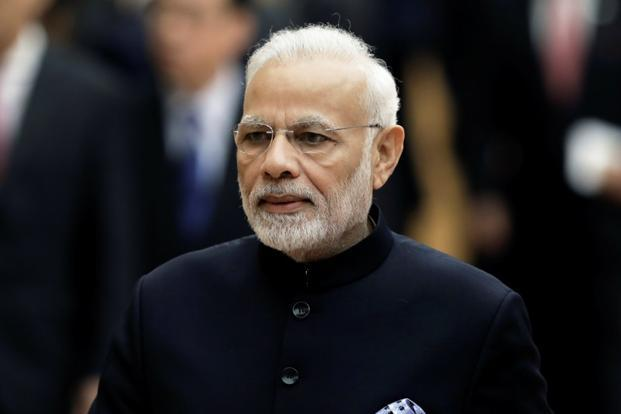
#> input picture MachineLearning/Classification/ImageProcessing/modi.jfif, 621 x 414 px, given in place of the camera
$ python face_test.py
#> lines starting #> are read from the running program, lines starting #| are printed output that depends on the picture; after the words box and inside, x2 and y2 are one past the last pixel; in counts of white or black regions, pixels touching at a corner belong together
import numpy as np
import cv2

dataset = cv2.CascadeClassifier('data.xml')
font = cv2.FONT_HERSHEY_COMPLEX
def predict(coef,face):
    y_pred = coef[0]
    for row in face:
        for i in range(len(row)):
            y_pred += coef[i+1] * row[i]
    return 1 / (1 + np.exp(-y_pred))

coef = np.load('coef.npy')
#> (reads MachineLearning/Classification/ImageProcessing/FaceRecognition/coef.npy from the repository)
# print(coef.shape)
capture = cv2.VideoCapture(0)
usernames = dict()
# print(files[0][:-4])

username = {0:'Ravi_1', 1:'Ravi_2'}

while True:
    ret,img = capture.read()
#> img is the input picture: shape (414, 621, 3); mean B, G, R 44.4, 44.3, 48.4
    if ret:
        gray = cv2.cvtColor(img,cv2.COLOR_BGR2GRAY)
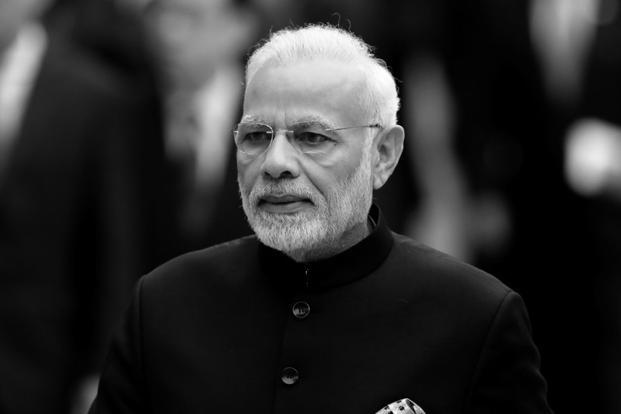
#> gray: shape (414, 621); min 0, max 255, mean 45.6
        faces = dataset.detectMultiScale(gray)
#> faces = [[203, 74, 161, 161]]
        for x,y,w,h in faces:
            cv2.rectangle(img, (x, y), (x + w, y + h), (255, 0, 0), 5)

            face = gray[y:y+h, x:x+w]
            face = cv2.resize(face ,(50,50))
            label = predict(coef,face)
            print(label[0])
            text = username[int(label)]

            cv2.putText(img,text,(x,y),font,1,(255,0,0),2)
#> this loop made 1 pass
#> (x, y, w, h, label, text) on pass 1: (203, 74, 161, 161, [1], 'Ravi_2')
#| 1.0
#> pass 1, `face = gray[y:y+h, x:x+w]`:
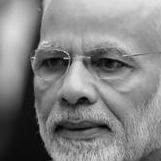
#> face: shape (161, 161); min 0, max 227, mean 130.3
#> pass 1, `face = cv2.resize(face ,(50,50))`:
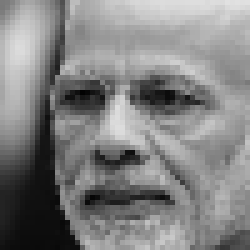
#> face: shape (50, 50) (shown 5 times larger); min 2, max 225, mean 130.1
#> after the loop:
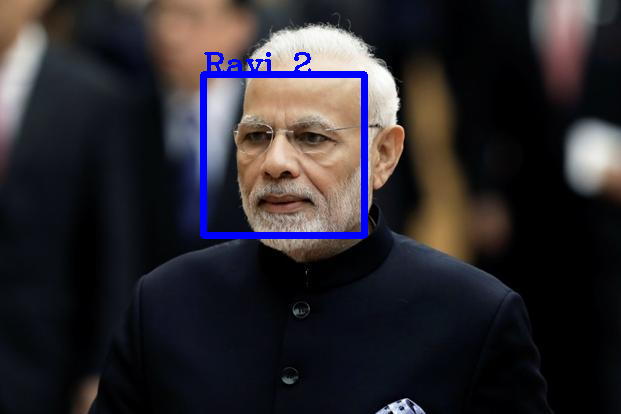
#> img: shape (414, 621, 3); 1.99% of pixels changed, all inside (x1, y1, x2, y2) = (200, 52, 368, 239)
        cv2.imshow('result',img)

        if cv2.waitKey(1) == 27:
#> (key Esc is pressed here)
            break

cv2.destroyAllWindows()
capture.release()
